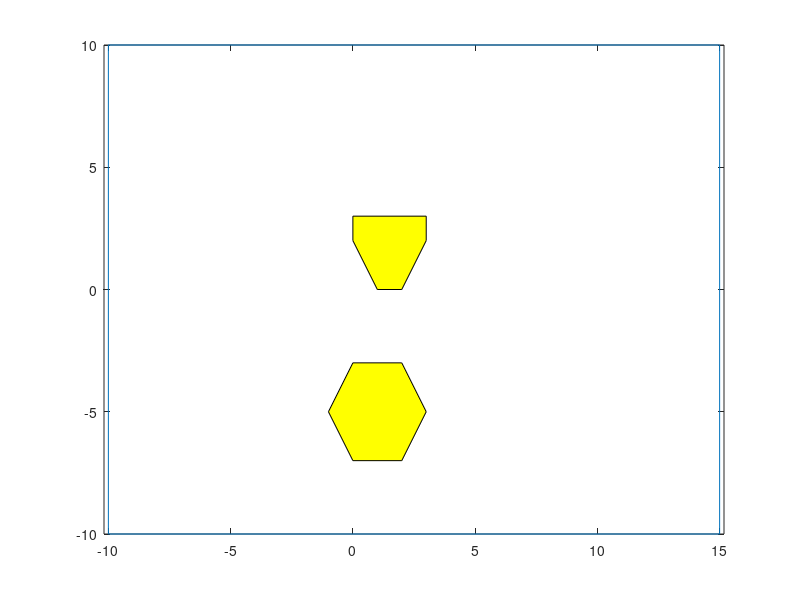

MATLAB code to generate this figure: (Note: this script raises an error after producing the figure.)
clear
close all
%% test 1: the same as the lecture note
bounds=[-10 15 15 -10;-10 -10 10 10];
CB={[0 2 3 2 0 -1;-7 -7 -5 -3 -3 -5],[0 0 1 2 3 3;3 2 0 0 2 3]};
% qI=[-5;4]; qG=[10;-8];
% qI=[2;8]; qG=[10;-8];
% qI=[0.9;-2.5]; qG=[10;-8];
% qI=[-10;0]; qG=[15;0];
% qI=[-1;2.5]; qG=[3;-7.5];
%% test 2: this test case is a bit tricky
% bounds=[0 10 10 0;0 0 4 4];
% CB={[1 2 2;2 1 3],[3-1.5 4-1.5 5-1.5 4-1.5;2 1 2 3],[3.3 5 4;1 2 3],[7.3 8 8 7;1 1 3 3]};
% qI=[0.5;0.5]; qG=[11.5;3.5];
% qI=[3;1]; qG=[8.8;1.5];

%% Plot
plot([bounds(1,:),bounds(1,1)],[bounds(2,:),bounds(2,1)]);
axis equal
hold on
for i=1:size(CB,2)
    Cpatch=CB{1,i};
    patch(Cpatch(1,:),Cpatch(2,:),'yellow')
end
%% TODO: implement your vertical cell decomposition algorithm
[V,G,ninit,ngoal] = VCD(qI,qG,CB,bounds);

plot(V(1,:),V(2,:),'o','MarkerFaceColor','black')
for i=1:size(G,2)
    for j=1:size(G,2)
        if G(i,j)~=inf&&G(i,j)~=0
            plot([V(1,i),V(1,j)],[V(2,i),V(2,j)],'black')
        end
    end
end

plot(V(1,ninit),V(2,ninit),'d','MarkerFaceColor','green')
plot(V(1,ngoal),V(2,ngoal),'s','MarkerFaceColor','red')

hold off